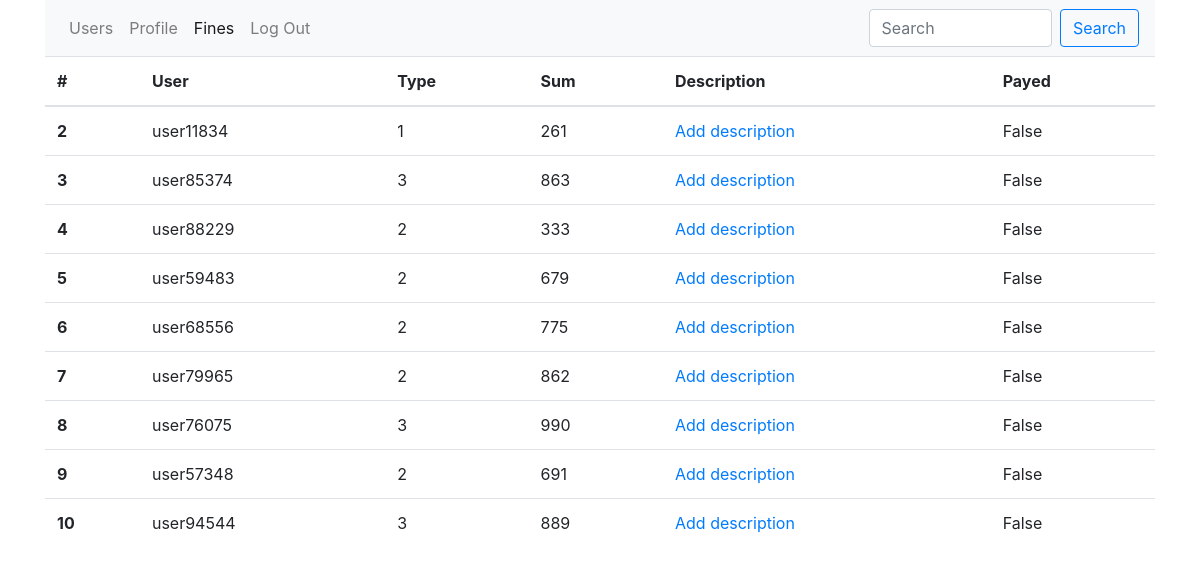
/fines/ (signed in), run on the app's committed database.
### app.py (models this page shows, shortened)
class Fine(db.Model):
    id = db.Column(db.Integer, primary_key=True)
    user_id = db.Column(db.Integer, db.ForeignKey('user.id'))
    type_id = db.Column(db.Integer)
    sum = db.Column(db.Integer, nullable=False)
    description = db.Column(db.String)
    is_payed = db.Column(db.Boolean, default=False)

class User(db.Model, UserMixin):
    id = db.Column(db.Integer, primary_key=True)
    username = db.Column(db.String, unique=True, nullable=False)
    email = db.Column(db.String, unique=True, nullable=False)
    password_protected = db.Column(db.BINARY)
    password = db.Column(db.String)
    fines = db.relationship('Fine', backref='user', lazy=True)
    is_active = db.Column(db.Boolean, default=True)

### app.py (the view, shortened to what this page needs)
@app.route("/fines", methods=['GET', 'POST'])
@app.route("/fines/", methods=['GET', 'POST'])
@login_required
def fines():
    fines = []
    try:
        fines = db.session.query(Fine).all()
    except Exception as E:
        print(E)
    return render_template('fines.html', fines=fines)

### app.py (called while the page is built)
@login_manager.user_loader
def load_user(user_id):
    return User.query.filter_by(id=user_id).first()

### templates/fines.html (shortened to what this page needs)
{% extends 'base.html' %}
{% block content %}
    {% if current_user.is_authenticated %}
        {% include 'includes/navbar.html' %}
        {% if fines %}
            <table class="table">
                <thead>
                <tr>
                    <th scope="col">#</th>
                    <th scope="col">User</th>
                    <th scope="col">Type</th>
                    <th scope="col">Sum</th>
                    <th scope="col">Description</th>
                    <th scope="col">Payed</th>
                </tr>
                </thead>
                <tbody>
                {% for fine in fines %}
                    <tr>
                        <th scope="row">{{ fine.id }}</th>
                        <td>{{ fine.user.username }}</td>
                        <td>{{ fine.type_id }}</td>
                        <td>{{ fine.sum }}</td>
                        <td>
                            <a type="button" class="text-primary" data-toggle="modal"
                               data-target="#exampleModal{{ fine.id }}">
                                {% if fine.description %}
                                    {{ fine.description }}
                                {% else %}
                                    Add description
                                {% endif %}
                            </a>
                        </td>
                        <td>{{ fine.is_payed }}</td>
                    </tr>
                {% endfor %}
        {% endif %}
    {% endif %}
{% endblock %}

### data on the page
Fine: id "2", user.username "user11834", type_id "1", sum "261", description "Add description", is_payed "False"
Fine: id "3", user.username "user85374", type_id "3", sum "863", description "Add description", is_payed "False"
Fine: id "4", user.username "user88229", type_id "2", sum "333", description "Add description", is_payed "False"
Fine: id "5", user.username "user59483", type_id "2", sum "679", description "Add description", is_payed "False"
Fine: id "6", user.username "user68556", type_id "2", sum "775", description "Add description", is_payed "False"
Fine: id "7", user.username "user79965", type_id "2", sum "862", description "Add description", is_payed "False"
Fine: id "8", user.username "user76075", type_id "3", sum "990", description "Add description", is_payed "False"
Fine: id "9", user.username "user57348", type_id "2", sum "691", description "Add description", is_payed "False"
Fine: id "10", user.username "user94544", type_id "3", sum "889", description "Add description", is_payed "False"
